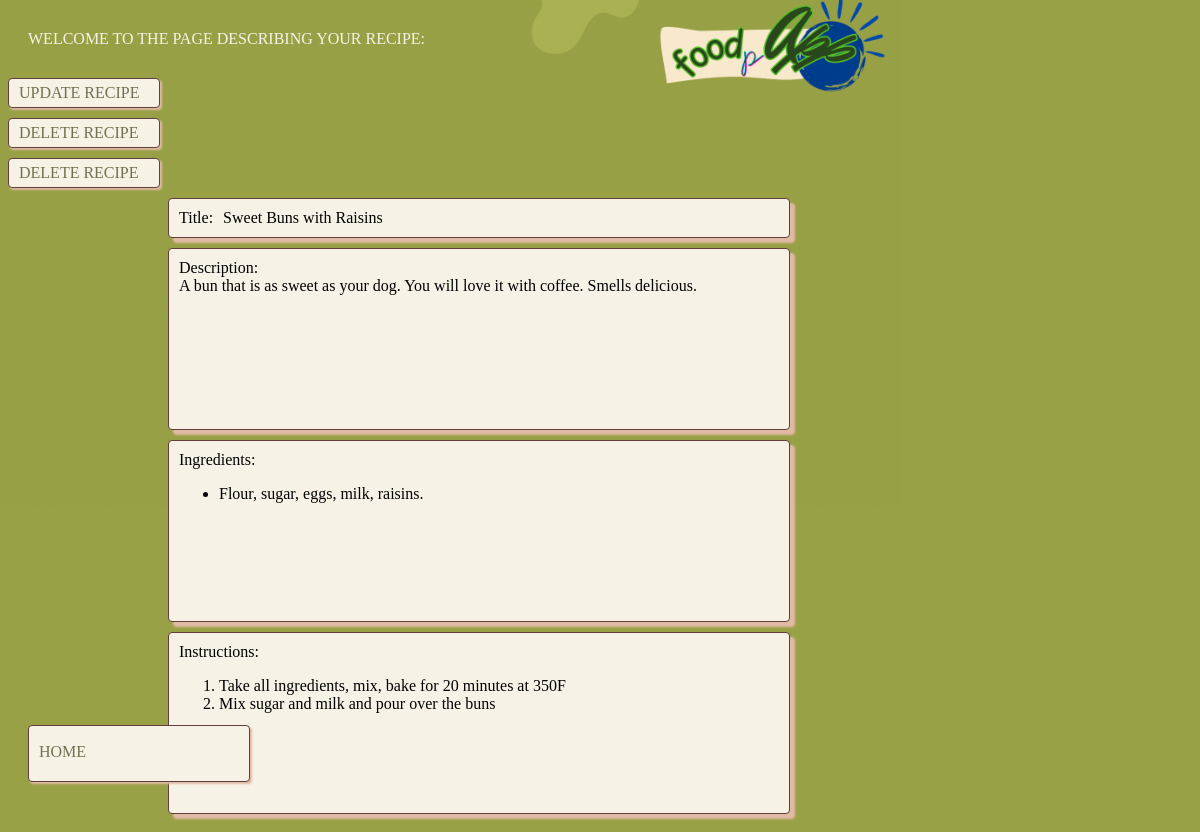
Before: /home/myrecipes/mysinglerecipeview/9 (signed in) with the older database file.
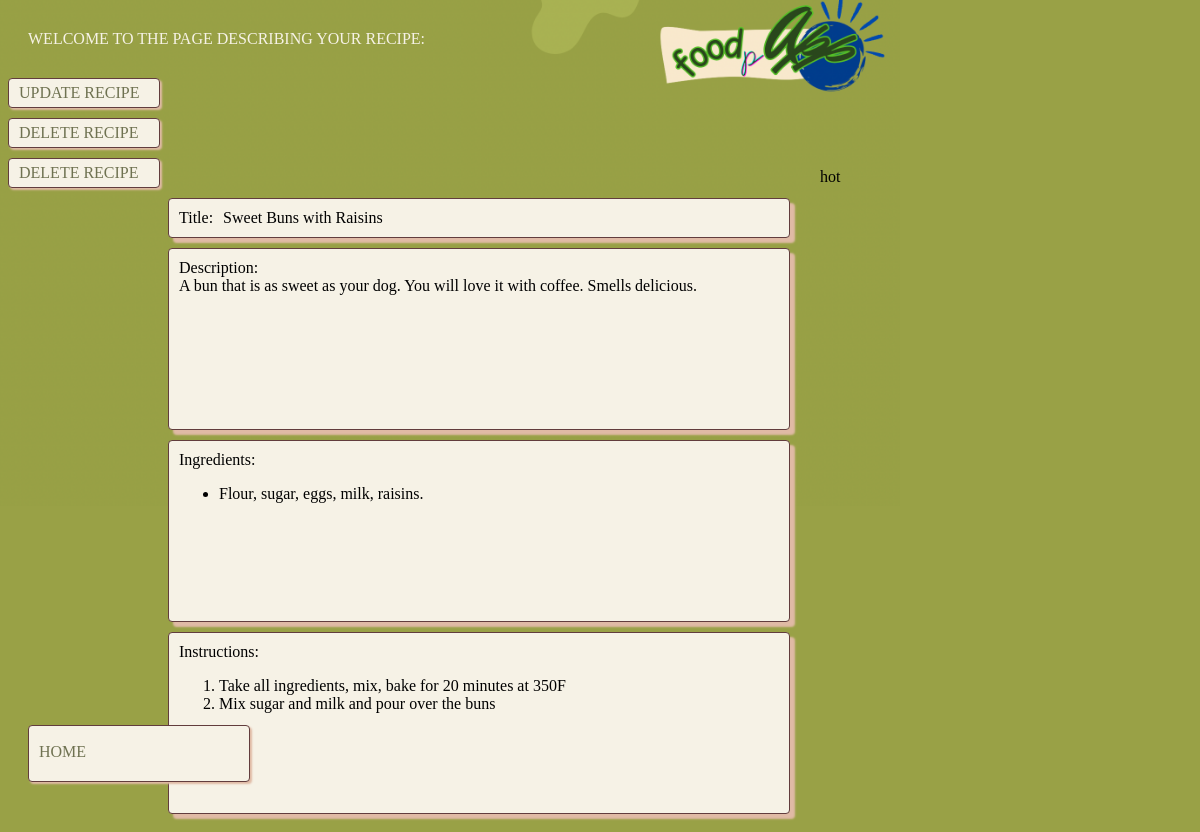
After: the same page with the newer database file.
### app/models.py (models this page shows, shortened)
class Recipe(db.Model):
    id = db.Column(db.Integer, primary_key=True)  # Primary key for recipe ID
    title = db.Column(db.String(80))  # Column for recipe title with a max length of 80 characters
    description = db.Column(db.Text, nullable=False)  # Column for recipe description (non-nullable)
    ingredients = db.Column(db.Text, nullable=False)
    instructions = db.Column(db.Text, nullable=False)
    created = db.Column(db.DateTime, default=datetime.now())  # Timestamp for when the recipe is created
    user_id = db.Column(db.Integer, db.ForeignKey('user.id'))  # Foreign key to associate with a User
    created = db.Column(db.DateTime, default=datetime.now())
    num_of_rating = db.Column(db.Integer, default=0)
    total_rating = db.Column(db.Integer, default=0)
    tags = db.Column(db.JSON, default={})
    def format_ingredients(self, unformatted_list):
        if not unformatted_list:  # Check if the list is empty
            return []
        return [element.strip() for element in unformatted_list.split('\n')]  # Split by newline and strip extra spaces
    def format_instructions(self, unformatted_list):
        if not unformatted_list:  # Check if the list is empty
            return []
        return [element.strip() for element in unformatted_list.split('.')]  # Split by dot and strip extra spaces

### app/routes.py (the view)
@myapp_obj.route("/home/myrecipes/mysinglerecipeview/<int:num>")
@login_required  # Ensure the user is logged in before accessing this route
def mysinglerecipeview(num):
    recipe = Recipe.query.get(num)  # Fetch the recipe by its ID
    if recipe is None:  # If the recipe does not exist
        flash("Recipe not found.", "danger")  # Show a flash message
        return redirect("/home/myrecipes")  # Redirect to the recipes page
    formatted_ingredients = recipe.format_ingredients(recipe.ingredients)
    formatted_instructions = recipe.format_instructions(recipe.instructions)
    show_buttons = (current_user.is_authenticated and recipe.user_id == current_user.id)
    return render_template("mysinglerecipeview.html", title = "My Recipe", pageClass = "mysinglerecipeview",
                           ingredients=formatted_ingredients, instructions=formatted_instructions, recipe = recipe, show_buttons = show_buttons)  # Render home.html

### app/__init__.py (called while the page is built)
@login.user_loader
def load_user(id):
    return User.query.get(int(id))  # Fetch the user by ID from the database

### app/templates/mysinglerecipeview.html (shortened to what this page needs)
{% extends "base.html" %}
{% block content %}
	<div class = "welcome-text"> WELCOME TO THE PAGE DESCRIBING YOUR RECIPE: </div>
	<div class = "container">
		<div class = "left">
	<div class = "links">
		{% if show_buttons %}
		  <a href="{{ url_for('mysinglerecipeedit', recipe_id = recipe.id) }}">
		 	<div class = "button">  UPDATE RECIPE </div>
		  </a>
		  <a href="{{ url_for('mysinglerecipedelete', recipe_id = recipe.id) }}">
  		 	<div class = "button">  DELETE RECIPE </div>
  		  </a>
		  <a href="{{ url_for('mysinglerecipedelete', recipe_id = recipe.id) }}">
			<div class = "button">  DELETE RECIPE </div>
		 </a>
 		 {% endif %}
	</div>
			 <div class = "recipe-content">
				<div class="title field">
					<div class="display-label">Title:</div>
					<div class="display-content">{{ recipe.title }}</div>
				</div>
				<div class="area field">
					<div class="display-label">Description:</div>
					<div class="display-content">{{ recipe.description}}</div>
				</div>
				  <div class="area field">
					  <div class="display-label">Ingredients:</div>
					  <div class="display-content">
						<ul>
							{% for ingredient in ingredients %}
								{% if ingredient != ''%}
									<li>{{ingredient}}</li>
								{% endif %}
							{% endfor %}
						</ul>
					</div>
				  </div>
				  <div class="area field">
					  <div class="display-label">Instructions:</div>
					  <div class="display-content">
						<ol>
							{% for step in instructions %}
								{% if step != ''%}
									<li>{{step}}</li>
								{% endif %}
							{% endfor %}
						</ol>
					  </div>
					</div>
			</div>
		</div>
		<div class = "right">
			{% for tag in recipe.tags %}
				{% if recipe.tags[tag] != "" %}
					 <div class = "tag"> {{ recipe.tags[tag]}} </div>
				{% endif %}
			{% endfor %}
		</div>
	</div>
	<a href = "{{url_for('home')}}" id = "home">
		<div class = "button home-button"> HOME </div>
	</a>
{% endblock %}

Changed rows visible on the page:
changed Recipe "Flour, sugar, eggs, milk, raisins.": tags "[]" → "{\"temperature\": \"hot\"}" (drawn)
Other visible differences:
new list line: "hot"
